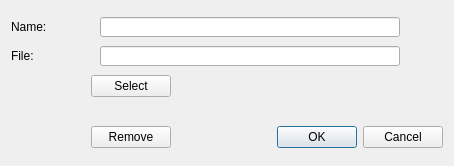
<?xml version="1.0" encoding="UTF-8"?>
<ui version="4.0">
 <class>C_UiScriptFileRecordProperties</class>
 <widget class="QDialog" name="C_UiScriptFileRecordProperties">
  <property name="geometry">
   <rect>
    <x>0</x>
    <y>0</y>
    <width>454</width>
    <height>166</height>
   </rect>
  </property>
  <property name="windowTitle">
   <string>Script</string>
  </property>
  <layout class="QVBoxLayout" name="verticalLayout_2">
   <item>
    <layout class="QVBoxLayout" name="verticalLayout">
     <property name="spacing">
      <number>9</number>
     </property>
     <item>
      <layout class="QHBoxLayout" name="horizontalLayout_4">
       <item>
        <widget class="QLabel" name="NameLabel">
         <property name="sizePolicy">
          <sizepolicy hsizetype="Minimum" vsizetype="Fixed">
           <horstretch>0</horstretch>
           <verstretch>0</verstretch>
          </sizepolicy>
         </property>
         <property name="minimumSize">
          <size>
           <width>80</width>
           <height>20</height>
          </size>
         </property>
         <property name="maximumSize">
          <size>
           <width>80</width>
           <height>20</height>
          </size>
         </property>
         <property name="text">
          <string>Name:</string>
         </property>
        </widget>
       </item>
       <item>
        <widget class="QLineEdit" name="NameLineEdit">
         <property name="minimumSize">
          <size>
           <width>300</width>
           <height>20</height>
          </size>
         </property>
         <property name="maximumSize">
          <size>
           <width>300</width>
           <height>20</height>
          </size>
         </property>
        </widget>
       </item>
       <item>
        <spacer name="horizontalSpacer_3">
         <property name="orientation">
          <enum>Qt::Horizontal</enum>
         </property>
         <property name="sizeHint" stdset="0">
          <size>
           <width>40</width>
           <height>20</height>
          </size>
         </property>
        </spacer>
       </item>
      </layout>
     </item>
     <item>
      <layout class="QHBoxLayout" name="horizontalLayout_2">
       <item>
        <widget class="QLabel" name="FileLabel">
         <property name="minimumSize">
          <size>
           <width>80</width>
           <height>20</height>
          </size>
         </property>
         <property name="maximumSize">
          <size>
           <width>80</width>
           <height>20</height>
          </size>
         </property>
         <property name="text">
          <string>File:</string>
         </property>
        </widget>
       </item>
       <item>
        <widget class="QLineEdit" name="FileLineEdit">
         <property name="minimumSize">
          <size>
           <width>300</width>
           <height>20</height>
          </size>
         </property>
         <property name="maximumSize">
          <size>
           <width>300</width>
           <height>20</height>
          </size>
         </property>
        </widget>
       </item>
       <item>
        <spacer name="horizontalSpacer">
         <property name="orientation">
          <enum>Qt::Horizontal</enum>
         </property>
         <property name="sizeHint" stdset="0">
          <size>
           <width>40</width>
           <height>20</height>
          </size>
         </property>
        </spacer>
       </item>
      </layout>
     </item>
     <item>
      <layout class="QHBoxLayout" name="horizontalLayout_3">
       <item>
        <spacer name="horizontalSpacer_4">
         <property name="orientation">
          <enum>Qt::Horizontal</enum>
         </property>
         <property name="sizeType">
          <enum>QSizePolicy::Fixed</enum>
         </property>
         <property name="sizeHint" stdset="0">
          <size>
           <width>80</width>
           <height>20</height>
          </size>
         </property>
        </spacer>
       </item>
       <item>
        <widget class="QPushButton" name="SelectButton">
         <property name="text">
          <string>Select</string>
         </property>
        </widget>
       </item>
       <item>
        <spacer name="horizontalSpacer_2">
         <property name="orientation">
          <enum>Qt::Horizontal</enum>
         </property>
         <property name="sizeHint" stdset="0">
          <size>
           <width>40</width>
           <height>20</height>
          </size>
         </property>
        </spacer>
       </item>
      </layout>
     </item>
     <item>
      <spacer name="verticalSpacer">
       <property name="orientation">
        <enum>Qt::Vertical</enum>
       </property>
       <property name="sizeType">
        <enum>QSizePolicy::Fixed</enum>
       </property>
       <property name="sizeHint" stdset="0">
        <size>
         <width>20</width>
         <height>20</height>
        </size>
       </property>
      </spacer>
     </item>
     <item>
      <layout class="QHBoxLayout" name="horizontalLayout">
       <item>
        <spacer name="horizontalSpacer_7">
         <property name="orientation">
          <enum>Qt::Horizontal</enum>
         </property>
         <property name="sizeType">
          <enum>QSizePolicy::Minimum</enum>
         </property>
         <property name="sizeHint" stdset="0">
          <size>
           <width>80</width>
           <height>20</height>
          </size>
         </property>
        </spacer>
       </item>
       <item>
        <widget class="QPushButton" name="RemoveButton">
         <property name="text">
          <string>Remove</string>
         </property>
        </widget>
       </item>
       <item>
        <widget class="QDialogButtonBox" name="ButtonBox">
         <property name="sizePolicy">
          <sizepolicy hsizetype="Minimum" vsizetype="Fixed">
           <horstretch>0</horstretch>
           <verstretch>0</verstretch>
          </sizepolicy>
         </property>
         <property name="orientation">
          <enum>Qt::Horizontal</enum>
         </property>
         <property name="standardButtons">
          <set>QDialogButtonBox::Cancel|QDialogButtonBox::Ok</set>
         </property>
        </widget>
       </item>
      </layout>
     </item>
    </layout>
   </item>
  </layout>
 </widget>
 <resources/>
 <connections>
  <connection>
   <sender>ButtonBox</sender>
   <signal>accepted()</signal>
   <receiver>C_UiScriptFileRecordProperties</receiver>
   <slot>accept()</slot>
   <hints>
    <hint type="sourcelabel">
     <x>248</x>
     <y>254</y>
    </hint>
    <hint type="destinationlabel">
     <x>157</x>
     <y>274</y>
    </hint>
   </hints>
  </connection>
  <connection>
   <sender>ButtonBox</sender>
   <signal>rejected()</signal>
   <receiver>C_UiScriptFileRecordProperties</receiver>
   <slot>reject()</slot>
   <hints>
    <hint type="sourcelabel">
     <x>316</x>
     <y>260</y>
    </hint>
    <hint type="destinationlabel">
     <x>286</x>
     <y>274</y>
    </hint>
   </hints>
  </connection>
 </connections>
</ui>
